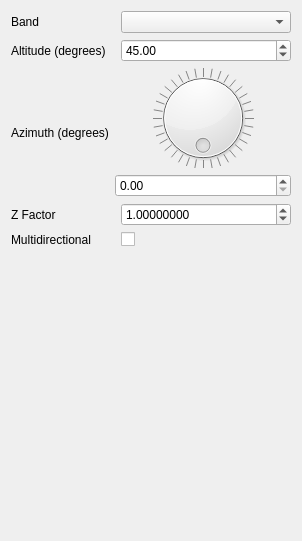
<?xml version="1.0" encoding="UTF-8"?>
<ui version="4.0">
 <class>QgsHillShadeWidget</class>
 <widget class="QWidget" name="QgsHillShadeWidget">
  <property name="geometry">
   <rect>
    <x>0</x>
    <y>0</y>
    <width>302</width>
    <height>541</height>
   </rect>
  </property>
  <property name="windowTitle">
   <string>Form</string>
  </property>
  <layout class="QGridLayout" name="gridLayout">
   <item row="2" column="1" colspan="2">
    <layout class="QVBoxLayout" name="verticalLayout">
     <item>
      <widget class="QDial" name="mLightAzimuthDial">
       <property name="sizePolicy">
        <sizepolicy hsizetype="Expanding" vsizetype="Preferred">
         <horstretch>0</horstretch>
         <verstretch>0</verstretch>
        </sizepolicy>
       </property>
       <property name="maximum">
        <number>360</number>
       </property>
       <property name="value">
        <number>0</number>
       </property>
       <property name="sliderPosition">
        <number>0</number>
       </property>
       <property name="invertedAppearance">
        <bool>false</bool>
       </property>
       <property name="invertedControls">
        <bool>false</bool>
       </property>
       <property name="wrapping">
        <bool>true</bool>
       </property>
       <property name="notchTarget">
        <double>10.000000000000000</double>
       </property>
       <property name="notchesVisible">
        <bool>true</bool>
       </property>
      </widget>
     </item>
     <item>
      <widget class="QgsDoubleSpinBox" name="mLightAzimuth">
       <property name="sizePolicy">
        <sizepolicy hsizetype="Expanding" vsizetype="Fixed">
         <horstretch>0</horstretch>
         <verstretch>0</verstretch>
        </sizepolicy>
       </property>
      </widget>
     </item>
    </layout>
   </item>
   <item row="1" column="0" colspan="2">
    <widget class="QLabel" name="label_2">
     <property name="text">
      <string>Altitude (degrees)</string>
     </property>
    </widget>
   </item>
   <item row="2" column="0">
    <widget class="QLabel" name="label">
     <property name="text">
      <string>Azimuth (degrees)</string>
     </property>
    </widget>
   </item>
   <item row="3" column="0" colspan="2">
    <widget class="QLabel" name="label_3">
     <property name="text">
      <string>Z Factor</string>
     </property>
    </widget>
   </item>
   <item row="1" column="2">
    <widget class="QgsDoubleSpinBox" name="mLightAngle">
     <property name="sizePolicy">
      <sizepolicy hsizetype="Expanding" vsizetype="Fixed">
       <horstretch>0</horstretch>
       <verstretch>0</verstretch>
      </sizepolicy>
     </property>
     <property name="singleStep">
      <double>5.000000000000000</double>
     </property>
     <property name="value">
      <double>45.000000000000000</double>
     </property>
    </widget>
   </item>
   <item row="5" column="0" colspan="3">
    <spacer name="verticalSpacer">
     <property name="orientation">
      <enum>Qt::Vertical</enum>
     </property>
     <property name="sizeHint" stdset="0">
      <size>
       <width>20</width>
       <height>40</height>
      </size>
     </property>
    </spacer>
   </item>
   <item row="0" column="0">
    <widget class="QLabel" name="label_4">
     <property name="text">
      <string>Band</string>
     </property>
    </widget>
   </item>
   <item row="0" column="2">
    <widget class="QComboBox" name="mBandsCombo"/>
   </item>
   <item row="3" column="2">
    <widget class="QgsDoubleSpinBox" name="mZFactor">
     <property name="sizePolicy">
      <sizepolicy hsizetype="Expanding" vsizetype="Fixed">
       <horstretch>0</horstretch>
       <verstretch>0</verstretch>
      </sizepolicy>
     </property>
     <property name="decimals">
      <number>8</number>
     </property>
     <property name="value">
      <double>1.000000000000000</double>
     </property>
    </widget>
   </item>
   <item row="4" column="2">
    <widget class="QCheckBox" name="mMultiDirection">
     <property name="text">
      <string/>
     </property>
    </widget>
   </item>
   <item row="4" column="0">
    <widget class="QLabel" name="label_5">
     <property name="text">
      <string>Multidirectional</string>
     </property>
    </widget>
   </item>
  </layout>
 </widget>
 <customwidgets>
  <customwidget>
   <class>QgsDoubleSpinBox</class>
   <extends>QDoubleSpinBox</extends>
   <header>qgsdoublespinbox.h</header>
  </customwidget>
 </customwidgets>
 <resources/>
 <connections/>
</ui>
